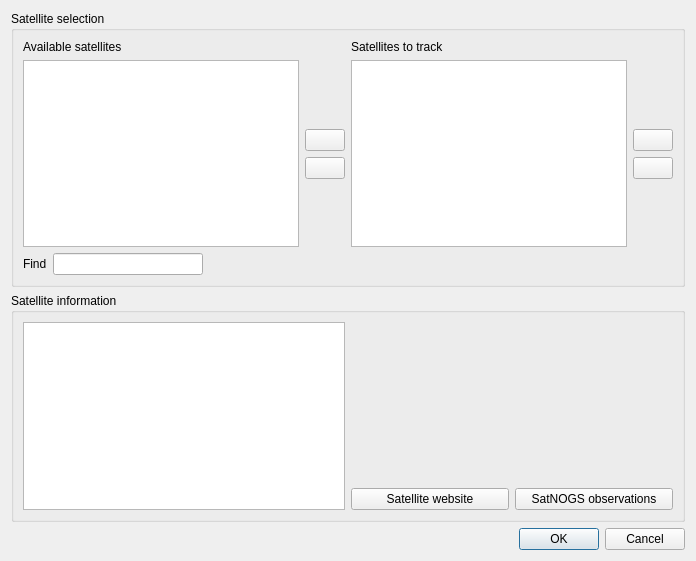
<?xml version="1.0" encoding="UTF-8"?>
<ui version="4.0">
 <class>SatelliteSelectionDialog</class>
 <widget class="QDialog" name="SatelliteSelectionDialog">
  <property name="geometry">
   <rect>
    <x>0</x>
    <y>0</y>
    <width>696</width>
    <height>561</height>
   </rect>
  </property>
  <property name="font">
   <font>
    <family>Liberation Sans</family>
    <pointsize>9</pointsize>
   </font>
  </property>
  <property name="windowTitle">
   <string>Select satellites to track</string>
  </property>
  <layout class="QVBoxLayout" name="verticalLayout">
   <item>
    <widget class="QGroupBox" name="satSelectionGroup">
     <property name="sizePolicy">
      <sizepolicy hsizetype="Expanding" vsizetype="Expanding">
       <horstretch>0</horstretch>
       <verstretch>0</verstretch>
      </sizepolicy>
     </property>
     <property name="title">
      <string>Satellite selection</string>
     </property>
     <layout class="QVBoxLayout" name="verticalLayout_5">
      <item>
       <layout class="QHBoxLayout" name="horizontalLayout_2">
        <item>
         <widget class="QLabel" name="availableSatsLabel">
          <property name="text">
           <string>Available satellites</string>
          </property>
         </widget>
        </item>
        <item>
         <widget class="QLabel" name="selectedSatsLabel">
          <property name="text">
           <string>Satellites to track</string>
          </property>
         </widget>
        </item>
       </layout>
      </item>
      <item>
       <layout class="QHBoxLayout" name="satSelectionHorizontalLayout">
        <item>
         <widget class="QListWidget" name="availableSats">
          <property name="toolTip">
           <string>List of available satellites. Double click or press right arrow to move to selected list.</string>
          </property>
          <property name="selectionMode">
           <enum>QAbstractItemView::ExtendedSelection</enum>
          </property>
          <property name="sortingEnabled">
           <bool>true</bool>
          </property>
         </widget>
        </item>
        <item>
         <layout class="QVBoxLayout" name="leftRightButtonsVerticalLayout">
          <item>
           <spacer name="verticalSpacer_7">
            <property name="orientation">
             <enum>Qt::Vertical</enum>
            </property>
            <property name="sizeHint" stdset="0">
             <size>
              <width>20</width>
              <height>40</height>
             </size>
            </property>
           </spacer>
          </item>
          <item>
           <widget class="QPushButton" name="addSat">
            <property name="toolTip">
             <string>Add satellite to selected list</string>
            </property>
            <property name="text">
             <string/>
            </property>
            <property name="icon">
             <iconset resource="../../../sdrgui/resources/res.qrc">
              <normaloff>:/arrow_left.png</normaloff>:/arrow_left.png</iconset>
            </property>
           </widget>
          </item>
          <item>
           <widget class="QPushButton" name="removeSat">
            <property name="toolTip">
             <string>Remove satellite from selected list</string>
            </property>
            <property name="text">
             <string/>
            </property>
            <property name="icon">
             <iconset resource="../../../sdrgui/resources/res.qrc">
              <normaloff>:/arrow_right.png</normaloff>:/arrow_right.png</iconset>
            </property>
           </widget>
          </item>
          <item>
           <spacer name="verticalSpacer_8">
            <property name="orientation">
             <enum>Qt::Vertical</enum>
            </property>
            <property name="sizeHint" stdset="0">
             <size>
              <width>20</width>
              <height>40</height>
             </size>
            </property>
           </spacer>
          </item>
         </layout>
        </item>
        <item>
         <widget class="QListWidget" name="selectedSats">
          <property name="toolTip">
           <string>List of selected satellites. Double click or press left arrow to move to available list. Order according to priority for automatic selection on AOS.</string>
          </property>
          <property name="selectionMode">
           <enum>QAbstractItemView::ExtendedSelection</enum>
          </property>
         </widget>
        </item>
        <item>
         <layout class="QVBoxLayout" name="upDownVerticalLayout">
          <item>
           <spacer name="verticalSpacer_6">
            <property name="orientation">
             <enum>Qt::Vertical</enum>
            </property>
            <property name="sizeHint" stdset="0">
             <size>
              <width>20</width>
              <height>40</height>
             </size>
            </property>
           </spacer>
          </item>
          <item>
           <widget class="QPushButton" name="moveUp">
            <property name="toolTip">
             <string>Move satellite up in list</string>
            </property>
            <property name="text">
             <string/>
            </property>
            <property name="icon">
             <iconset resource="../../../sdrgui/resources/res.qrc">
              <normaloff>:/arrow_up.png</normaloff>:/arrow_up.png</iconset>
            </property>
           </widget>
          </item>
          <item>
           <widget class="QPushButton" name="moveDown">
            <property name="toolTip">
             <string>Move satellite down in list</string>
            </property>
            <property name="text">
             <string/>
            </property>
            <property name="icon">
             <iconset resource="../../../sdrgui/resources/res.qrc">
              <normaloff>:/arrow_down.png</normaloff>:/arrow_down.png</iconset>
            </property>
           </widget>
          </item>
          <item>
           <spacer name="verticalSpacer">
            <property name="orientation">
             <enum>Qt::Vertical</enum>
            </property>
            <property name="sizeHint" stdset="0">
             <size>
              <width>20</width>
              <height>40</height>
             </size>
            </property>
           </spacer>
          </item>
         </layout>
        </item>
       </layout>
      </item>
      <item>
       <layout class="QHBoxLayout" name="findHorizontalLayout">
        <item>
         <widget class="QLabel" name="findLabel">
          <property name="text">
           <string>Find</string>
          </property>
         </widget>
        </item>
        <item>
         <widget class="QLineEdit" name="find">
          <property name="sizePolicy">
           <sizepolicy hsizetype="Preferred" vsizetype="Fixed">
            <horstretch>0</horstretch>
            <verstretch>0</verstretch>
           </sizepolicy>
          </property>
          <property name="minimumSize">
           <size>
            <width>150</width>
            <height>0</height>
           </size>
          </property>
          <property name="toolTip">
           <string>Enter name of satellite to find in the available satellites list</string>
          </property>
         </widget>
        </item>
        <item>
         <spacer name="horizontalSpacer">
          <property name="orientation">
           <enum>Qt::Horizontal</enum>
          </property>
          <property name="sizeHint" stdset="0">
           <size>
            <width>40</width>
            <height>20</height>
           </size>
          </property>
         </spacer>
        </item>
       </layout>
      </item>
     </layout>
    </widget>
   </item>
   <item>
    <widget class="QGroupBox" name="satInformationGroup">
     <property name="title">
      <string>Satellite information</string>
     </property>
     <layout class="QHBoxLayout" name="horizontalLayout">
      <item>
       <widget class="QTextEdit" name="satInfo">
        <property name="toolTip">
         <string>Information from SatNOGS about the selected satellite</string>
        </property>
        <property name="readOnly">
         <bool>true</bool>
        </property>
       </widget>
      </item>
      <item>
       <layout class="QVBoxLayout" name="satInfoVerticalLayout">
        <item>
         <widget class="QLabel" name="satImage">
          <property name="sizePolicy">
           <sizepolicy hsizetype="MinimumExpanding" vsizetype="MinimumExpanding">
            <horstretch>0</horstretch>
            <verstretch>0</verstretch>
           </sizepolicy>
          </property>
          <property name="toolTip">
           <string>Image of satellite</string>
          </property>
          <property name="text">
           <string/>
          </property>
          <property name="scaledContents">
           <bool>false</bool>
          </property>
         </widget>
        </item>
        <item>
         <layout class="QHBoxLayout" name="webSiteButtonsHorizontalLayout">
          <item>
           <widget class="QPushButton" name="openSatelliteWebsite">
            <property name="toolTip">
             <string>Display website for the satellite</string>
            </property>
            <property name="text">
             <string>Satellite website</string>
            </property>
           </widget>
          </item>
          <item>
           <widget class="QPushButton" name="openSatNogsObservations">
            <property name="toolTip">
             <string>Display SatNOGS observations of the satellite</string>
            </property>
            <property name="text">
             <string>SatNOGS observations</string>
            </property>
           </widget>
          </item>
         </layout>
        </item>
       </layout>
      </item>
     </layout>
    </widget>
   </item>
   <item>
    <widget class="QDialogButtonBox" name="buttonBox">
     <property name="orientation">
      <enum>Qt::Horizontal</enum>
     </property>
     <property name="standardButtons">
      <set>QDialogButtonBox::Cancel|QDialogButtonBox::Ok</set>
     </property>
    </widget>
   </item>
  </layout>
 </widget>
 <resources>
  <include location="../../../sdrgui/resources/res.qrc"/>
 </resources>
 <connections>
  <connection>
   <sender>buttonBox</sender>
   <signal>accepted()</signal>
   <receiver>SatelliteSelectionDialog</receiver>
   <slot>accept()</slot>
   <hints>
    <hint type="sourcelabel">
     <x>248</x>
     <y>254</y>
    </hint>
    <hint type="destinationlabel">
     <x>157</x>
     <y>274</y>
    </hint>
   </hints>
  </connection>
  <connection>
   <sender>buttonBox</sender>
   <signal>rejected()</signal>
   <receiver>SatelliteSelectionDialog</receiver>
   <slot>reject()</slot>
   <hints>
    <hint type="sourcelabel">
     <x>316</x>
     <y>260</y>
    </hint>
    <hint type="destinationlabel">
     <x>286</x>
     <y>274</y>
    </hint>
   </hints>
  </connection>
 </connections>
</ui>
